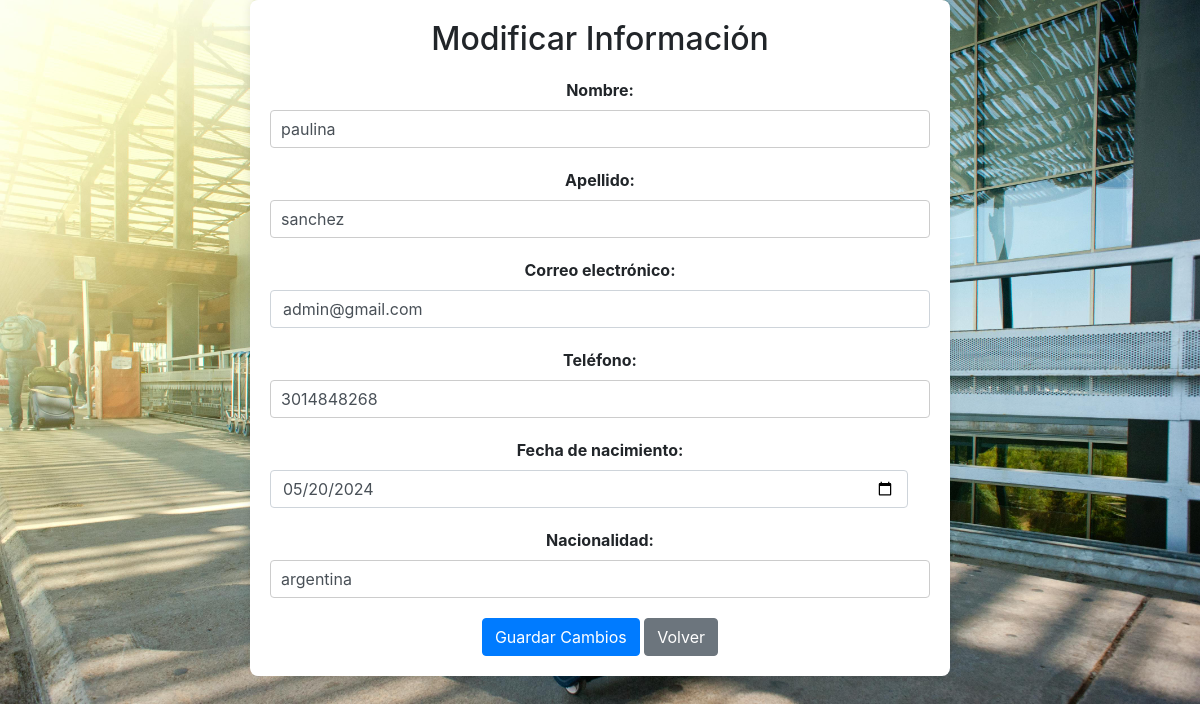
Page /usuario/modificar_usuario.php (signed in) on the committed database.
### tables this page shows
CREATE TABLE `usuario` (
  `id` int(11) NOT NULL,
  `nombre` varchar(100) NOT NULL,
  `apellido` varchar(100) NOT NULL,
  `correo_electronico` varchar(255) DEFAULT NULL,
  `telefono` varchar(20) DEFAULT NULL,
  `fecha_nacimiento` date DEFAULT NULL,
  `nacionalidad` varchar(100) DEFAULT NULL,
  `contrasena` varchar(255) NOT NULL,
  `rol` enum('usuario','administrador') NOT NULL DEFAULT 'usuario'
);

### usuario/modificar_usuario.php (the view, shortened to what this page needs)
<?php
include '../conexion.php';
$email = $_SESSION['email'];
$query = "SELECT * FROM usuario WHERE correo_electronico='$email'";
$result = $conexion->query($query);
if ($result->num_rows == 1) {
    $usuario = $result->fetch_assoc();
} else {
    echo "Error al obtener la información del usuario.";
    exit();
}
?>
<!DOCTYPE html>
<html lang="es">
<head>
    <link rel="stylesheet" href="../assets/css/bootstrap.min.css">
    <link rel="stylesheet" href="https://stackpath.bootstrapcdn.com/bootstrap/4.5.2/css/bootstrap.min.css">
    <link rel="stylesheet" href="https://cdn.datatables.net/2.0.5/css/dataTables.bootstrap5.css">
    <link rel="stylesheet" href="../assets/css/styles.css">
</head>
<body style="background-image: url('../imagen/fondo4.jpg'); background-size: cover;">
    <div class="container">
        <h2>Modificar Información</h2>
        <form action="procesar_modificacion.php" method="post">
            <div class="form-group">
                <label for="nombre">Nombre:</label>
                <input type="text" class="form-control" id="nombre" name="nombre" value="<?php echo $usuario['nombre']; ?>" required>
            </div>
            <div class="form-group">
                <label for="apellido">Apellido:</label>
                <input type="text" class="form-control" id="apellido" name="apellido" value="<?php echo $usuario['apellido']; ?>" required>
            </div>
            <div class="form-group">
                <label for="correo_electronico">Correo electrónico:</label>
                <input type="email" class="form-control" id="correo_electronico" name="correo_electronico" value="<?php echo $usuario['correo_electronico']; ?>" required>
            </div>
            <div class="form-group">
                <label for="telefono">Teléfono:</label>
                <input type="text" class="form-control" id="telefono" name="telefono" value="<?php echo $usuario['telefono']; ?>" required>
            </div>
            <div class="form-group">
                <label for="fecha_nacimiento">Fecha de nacimiento:</label>
                <input type="date" class="form-control" id="fecha_nacimiento" name="fecha_nacimiento" value="<?php echo $usuario['fecha_nacimiento']; ?>" required>
            </div>
            <div class="form-group">
                <label for="nacionalidad">Nacionalidad:</label>
                <input type="text" class="form-control" id="nacionalidad" name="nacionalidad" value="<?php echo $usuario['nacionalidad']; ?>" required>
            </div>
            <button type="submit" class="btn btn-primary">Guardar Cambios</button>
            <a href="usuario.php" class="btn btn-secondary">Volver</a>
        </form>
    </div>
</body>
</html>

### assets/css/styles.css (style rules this page uses)
.form-group { margin-bottom: 15px; }
.container { width: 700px; padding: 20px; background-color: #fff; border-radius: 8px; box-shadow: 0 0 10px rgba(0, 0, 0, 0.1); text-align: center; margin-bottom: 20px; }
h2 { margin-top: 0; margin-bottom: 20px; }
.form-group { margin-bottom: 20px; }
label { display: block; font-weight: bold; }
input[type="text"], textarea, select { width: 100%; padding: 10px; border: 1px solid #ccc; border-radius: 4px; box-sizing: border-box; font-size: 16px; }
input[type="date"] { width: calc(100% - 22px); }

### rows in the picture
usuario: nombre "paulina", apellido "sanchez", correo_electronico "admin@gmail.com", telefono "3014848268", fecha_nacimiento "05/20/2024", nacionalidad "argentina"
